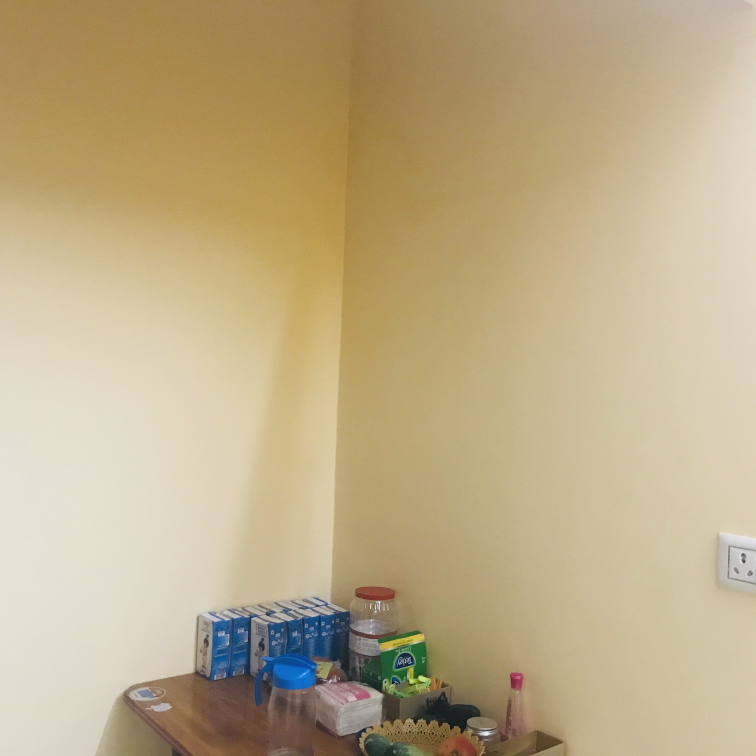
#> input picture image_stitching/direct_stitching/data/cam1.jpg, 3024 x 3024 px (shown at 1/4 size); its folder holds 4 pictures in this run
$ python stitching.py
#> lines starting #> are read from the running program, lines starting #| are printed output that depends on the picture
import os
import cv2

# params
VIZ_BOOL = True
DOWN_FACTOR = 6


def stitch_images(images):
    '''
    @brief: Stich all the given images and save the stitched image
    @arg[in]: Array of images to be stitched
    '''
    stitcher = cv2.Stitcher_create()
    status, stitched = stitcher.stitch(images)
    if status == 0:
        cv2.imwrite('stitched.png', stitched)
        if VIZ_BOOL:
            cv2.imshow("Stitched", stitched)
            cv2.waitKey(0)
    else:
        print("Stitching failed, retake images")


def main():
    images = []
    for image_name in os.listdir('data'):
        image = cv2.imread('data/{}'.format(image_name))
#> image is the input picture: shape (3024, 3024, 3); mean B, G, R 135.6, 172.1, 189
        width = image.shape[1]//DOWN_FACTOR
#> width = 504
        height = image.shape[0]//DOWN_FACTOR
#> height = 504
        image = cv2.resize(image, (width, height))
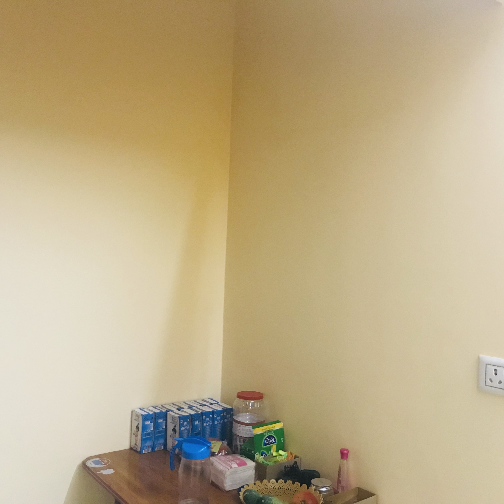
#> image: shape (504, 504, 3); mean B, G, R 135.7, 172.2, 189.1
        if VIZ_BOOL:
            cv2.imshow(image_name, image)
            cv2.waitKey(0)
        images.append(image)
#> pass 2 of the loop in main, `for image_name in os.listdir('data'):`:
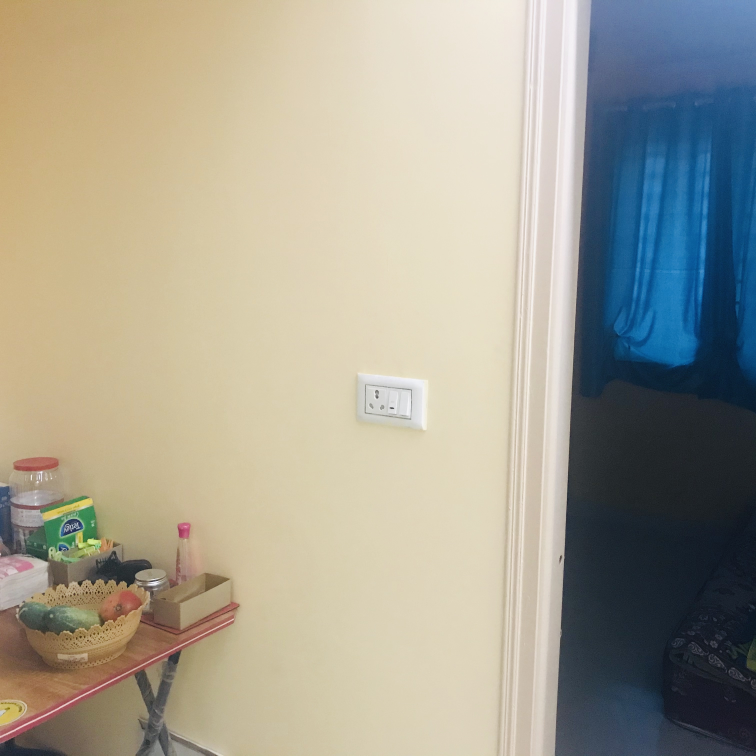
#> input picture image_stitching/direct_stitching/data/cam2.jpg, 3024 x 3024 px (shown at 1/4 size)
#> in main, image is the input picture: shape (3024, 3024, 3); mean B, G, R 146.5, 161.1, 164.7
#> in main, `image = cv2.resize(image, (width, height))`:
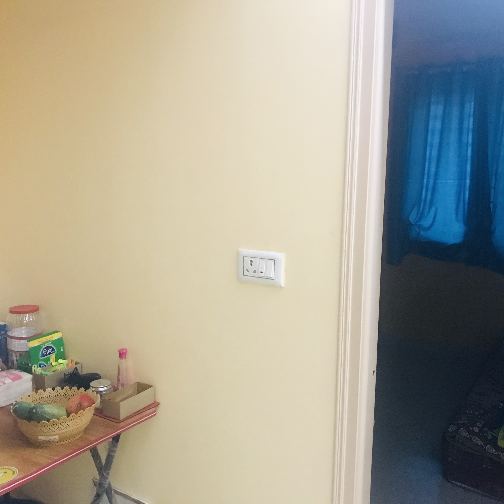
#> image: shape (504, 504, 3); mean B, G, R 146.7, 161.2, 164.8
#> pass 3 of the loop in main, `for image_name in os.listdir('data'):`:
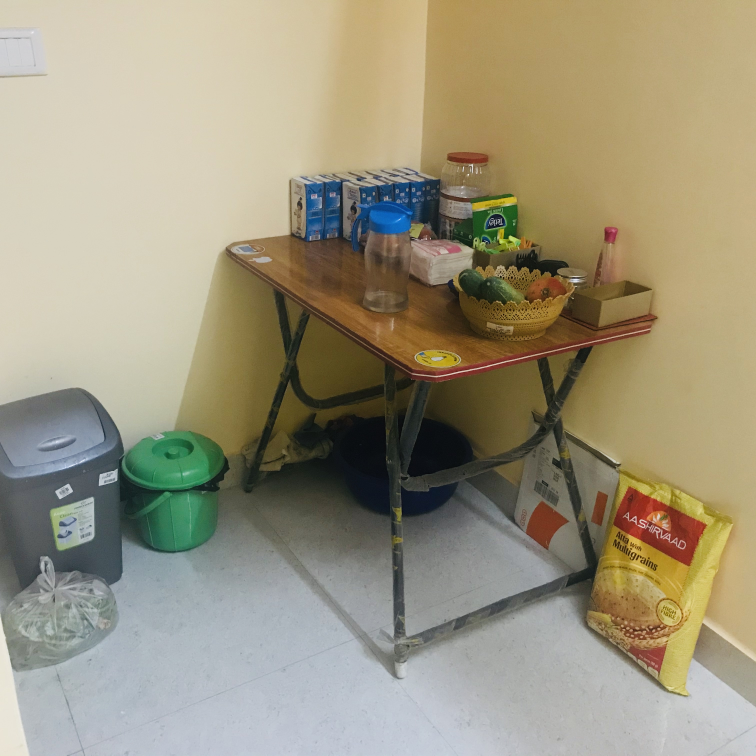
#> input picture image_stitching/direct_stitching/data/cam3.jpg, 3024 x 3024 px (shown at 1/4 size)
#> in main, image is the input picture: shape (3024, 3024, 3); mean B, G, R 125.5, 148.6, 155.9
#> in main, `image = cv2.resize(image, (width, height))`:
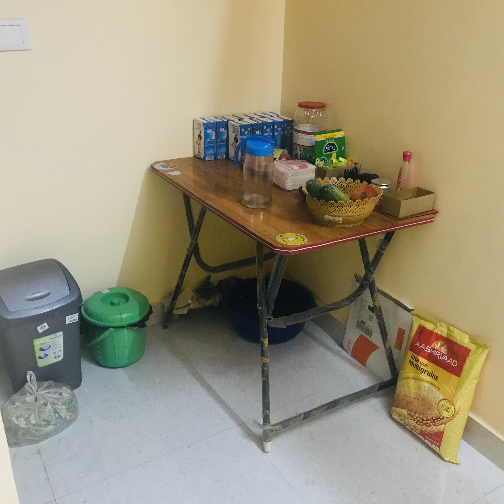
#> image: shape (504, 504, 3); mean B, G, R 125.6, 148.8, 156
#> the loop made 4 passes; the first 3 are shown
    stitch_images(images)
#> in stitch_images, `status, stitched = stitcher.stitch(images)`:
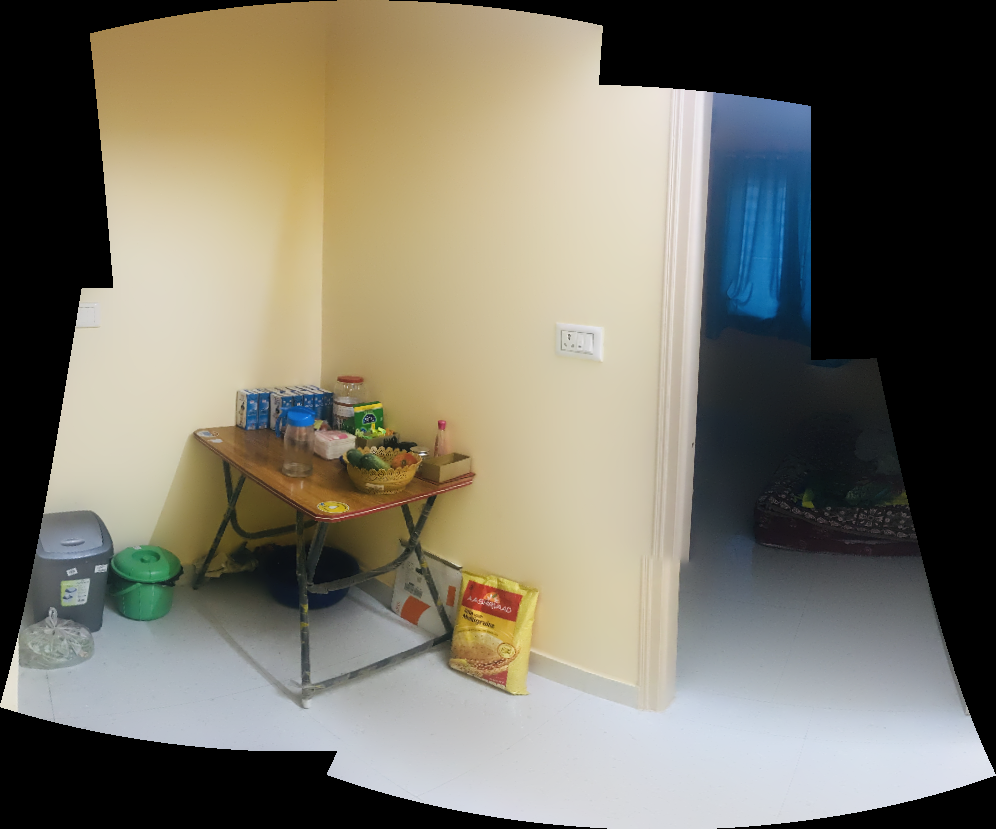
#> stitched: shape (829, 996, 3); mean of channels 0, 1, 2 104.5, 117.7, 121.6; drawn as B, G, R


if __name__ == '__main__':
    main()
